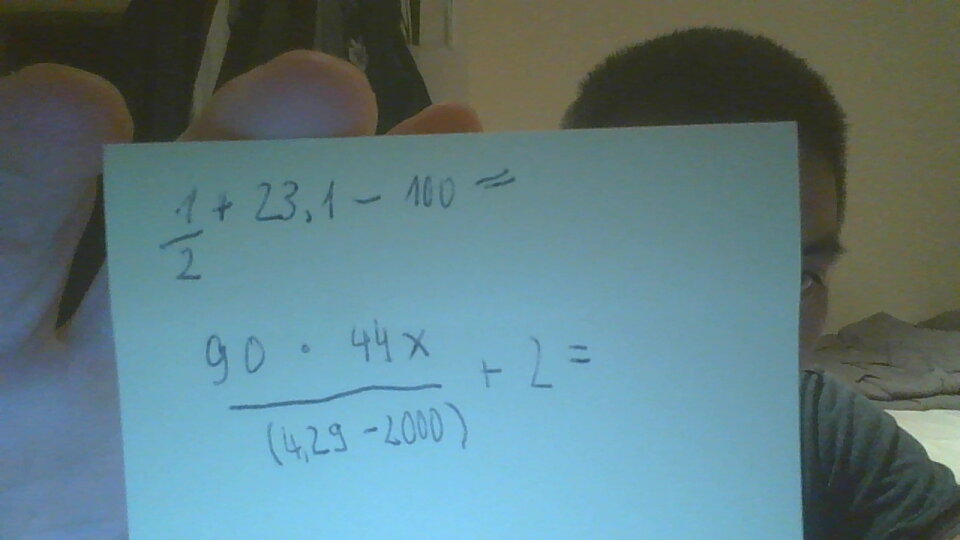
#> input picture sample.jpg, 960 x 540 px
$ python -i preprocessing.py   (imports and definitions only)
#> lines starting #> are read from the running program, lines starting #| are printed output that depends on the picture; after the words box and inside, x2 and y2 are one past the last pixel; in counts of white or black regions, pixels touching at a corner belong together
import cv2 as cv
import numpy as np


class PreProcessing:
    def convert_gray(self, img):
        return cv.cvtColor(img, cv.COLOR_BGR2GRAY)

    def gaussian_blur(self, img):
        return cv.GaussianBlur(img, (7, 7), 0)

    def median_blur(self, img):
        return cv.medianBlur(img, 3)

    def erode(self, img):
        kernel = np.ones((3, 3), np.uint8)
        return cv.erode(img, kernel, iterations=1)

    def dilate(self, img):
        kernel = np.ones((3, 3), np.uint8)
        return cv.dilate(img, kernel, iterations=1)

    def morph_open(self, img):
        kernel = np.ones((3, 3), np.uint8)
        return cv.morphologyEx(img, cv.MORPH_OPEN, kernel, iterations=1)

    def morph_close(self, img):
        kernel = np.ones((3, 3), np.uint8)
        return cv.morphologyEx(img, cv.MORPH_CLOSE, kernel, iterations=1)

    def morph_gradient(self, img):
        kernel = np.ones((3, 3), np.uint8)
        return cv.morphologyEx(img, cv.MORPH_GRADIENT, kernel)

    def adapt_binarize(self, img):
        # adaptive gaussian thresholding
        adaptBinarized = cv.adaptiveThreshold(img, 255, cv.ADAPTIVE_THRESH_GAUSSIAN_C,
                                              cv.THRESH_BINARY, 11, 2)
        return adaptBinarized

    def binarize(self, img):
        _, binarized = cv.threshold(img, 127, 255, cv.THRESH_BINARY)
        return binarized

    def medium_binarize(self, img):
        # We add a specialized threshold to binarize
        boundary = (np.amin(img) + np.amax(img)) / 2
        _, medianbinarized = cv.threshold(
            img, boundary, 255, cv.THRESH_BINARY)
        return medianbinarized

    def preprocess(self, grayscale):
        preprocessed = self.gaussian_blur(grayscale)
        preprocessed = self.morph_open(preprocessed)
        preprocessed = self.adapt_binarize(preprocessed)
        preprocessed = self.erode(preprocessed)
        return preprocessed

    # [6 lines left out: function custom_binarize, not called in this run]

    def preprocess_for_mask(self, img):
        preprocessed = self.convert_gray(img)
        preprocessed = self.gaussian_blur(preprocessed)
        preprocessed = self.morph_open(preprocessed)
        #preprocessed = self.morph_gradient(preprocessed)
        preprocessed = self.adapt_binarize(preprocessed)
        preprocessed = self.morph_close(preprocessed)
        return preprocessed

    def get_background_removal_mask(self, frame, kernelsize=20, iterating=10):
        # preprocessing for mask generation
        preprocessed = self.preprocess_for_mask(frame)

        # We try to remove any and all contours which connect to the border, because letters tend not to connect and most others do.
        # Create a black border. This is important for eroding and floodfilling later
        mask = cv.copyMakeBorder(
            preprocessed, 10, 10, 10, 10, cv.BORDER_CONSTANT, value=(0, 0, 0))

        # We erode to ensure that we don't miss isolated points
        # Please note that we erode the image so strongly, that it is no longer usefull.
        # Instead we use this to create a fairly good mask
        kernel = np.ones((kernelsize, kernelsize))
        mask = cv.erode(mask, kernel, iterating)

        # IMPORTANT: We use mediumbinarize not binarize here, because we have a high contrast image.
        # Using binarize would give contours to the outside contours, which we don't want.
        mask = self.medium_binarize(mask)

        # creating a mask for flood fill
        h = mask.shape[0]
        w = mask.shape[1]

        floodFillMask = np.zeros((h + 2, w + 2), np.uint8)

        # we flood fill the border, removing any and all contours near it. Ideally only unique features in the centre of the image remains
        cv.floodFill(mask, floodFillMask, (1, 1), 255)

        # We remove the border to ensure that our image has the same dimensions as it originally had
        mask = mask[10:h - 10, 10:w - 10]

        return mask

    def get_brightness_removal_mask(self, grayscale):
        average = grayscale.mean()
        mask = np.where(grayscale < average, 0, 255)
        return mask

    def background_contour_removal(self, frame):
        grayscale = self.convert_gray(frame)
        # preprocessing for clearer image
        preprocessed = self.preprocess(grayscale)
        # mask generation for background removal
        backgroundMask = self.get_background_removal_mask(frame)
        # apply mask on preprocessed image
        preprocessed = np.where(backgroundMask == 0, preprocessed, 255)

        # mask generation for brightness removal
        brightnessMask = self.get_brightness_removal_mask(grayscale)
        # apply mask on preprocessed image
        preprocessed = np.where(brightnessMask == 0, preprocessed, 255)

        return preprocessed

>>> import cv2
>>> picture = cv2.imread('sample.jpg')
#> picture is the input picture: shape (540, 960, 3); mean B, G, R 129.3, 124.1, 95.1
>>> result = PreProcessing().background_contour_removal(picture)
#> in convert_gray, `return cv.cvtColor(img, cv.COLOR_BGR2GRAY)`:
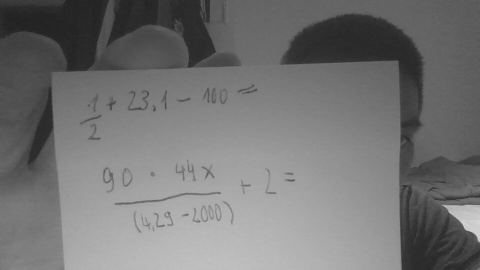
#> returned value: shape (540, 960) (shown at 1/2 size); min 30, max 217, mean 116
#> in adapt_binarize, `adaptBinarized = cv.adaptiveThreshold(img, 255, cv.ADAPTIVE_THRESH_GAU..`:
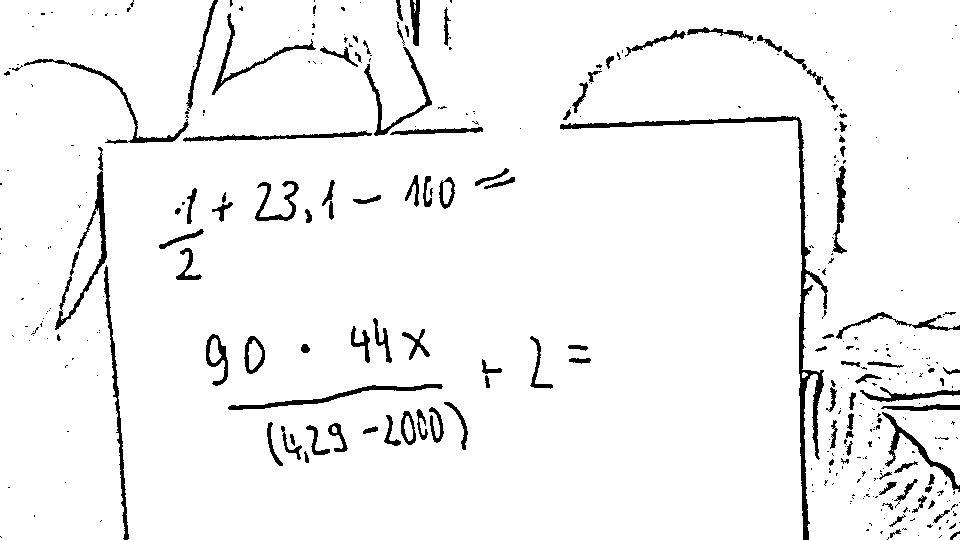
#> adaptBinarized: shape (540, 960); 95.3% white; 366 black regions (256 under 20 px), largest, box (x1, y1, x2, y2) and area: (560, 116, 828, 540) 3673, (55, 147, 107, 330) 1217, (104, 265, 129, 540) 999
#> in morph_close, `return cv.morphologyEx(img, cv.MORPH_CLOSE, kernel, iterations=1)`:
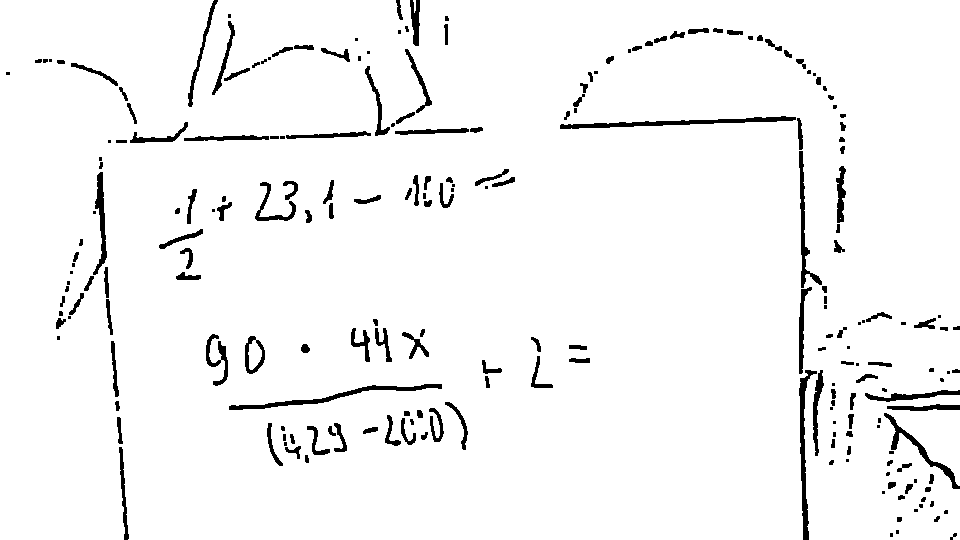
#> returned value: shape (540, 960); 95.9% white; 225 black regions (66 under 20 px), largest, box (x1, y1, x2, y2) and area: (560, 116, 796, 129) 1010, (229, 384, 442, 410) 925, (799, 370, 817, 540) 870
#> in get_background_removal_mask, `mask = cv.erode(mask, kernel, iterating)`:
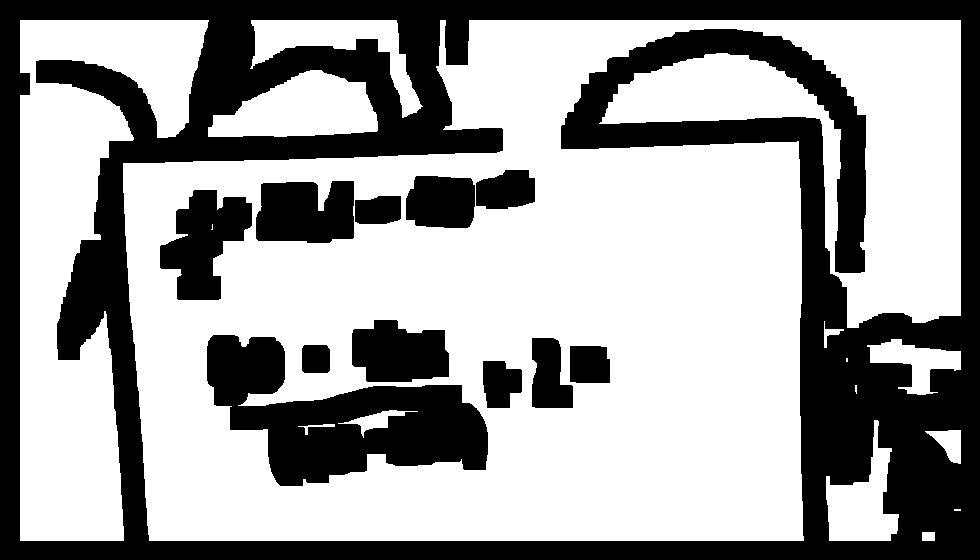
#> mask: shape (560, 980); 62.7% white; 12 black regions, largest, box (x1, y1, x2, y2) and area: (0, 0, 980, 560) 154716, (207, 335, 488, 486) 21523, (160, 190, 252, 300) 5971
#> in medium_binarize, `boundary = (np.amin(img) + np.amax(img)) / 2`: boundary = 127.5
#> in background_contour_removal, `preprocessed = np.where(backgroundMask == 0, preprocessed, 255)`:
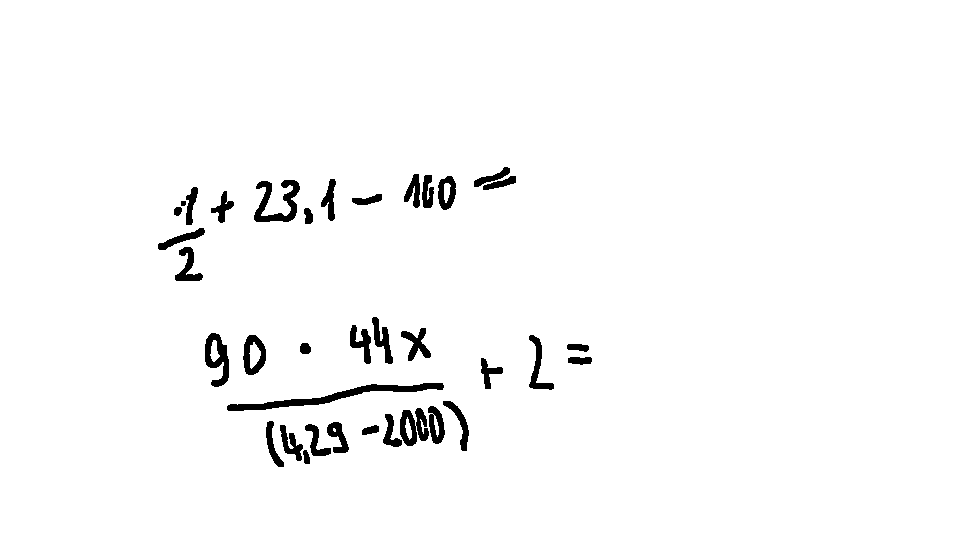
#> preprocessed: shape (540, 960); 97.6% white; 36 black regions, largest, box (x1, y1, x2, y2) and area: (227, 383, 444, 411) 1426, (254, 180, 300, 222) 872, (205, 333, 229, 387) 688
#> in get_brightness_removal_mask, `average = grayscale.mean()`: average = 116
#> in get_brightness_removal_mask, `mask = np.where(grayscale < average, 0, 255)`:
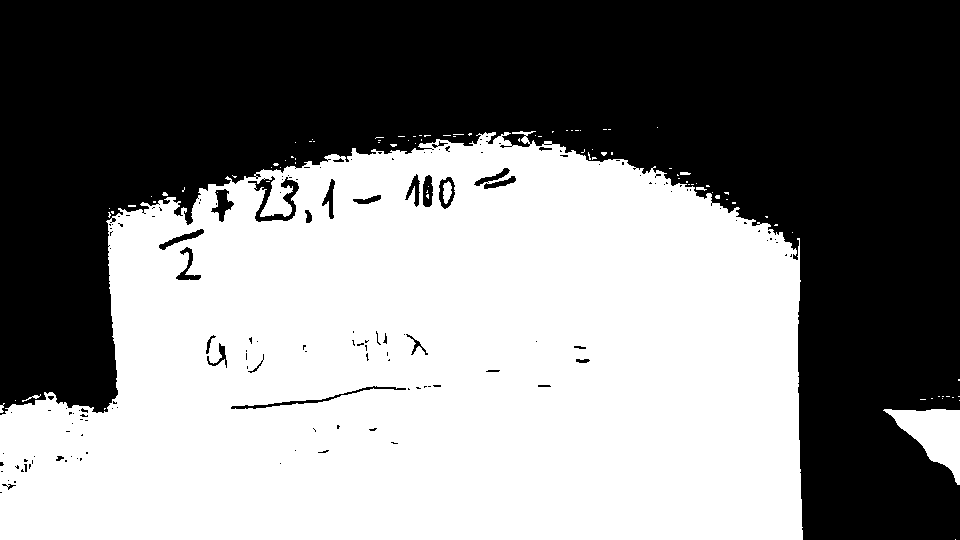
#> mask: shape (540, 960) int64; 51.2% white; 153 black regions (125 under 20 px), largest, box (x1, y1, x2, y2) and area: (0, 0, 960, 540) 248317, (248, 176, 299, 222) 758, (231, 386, 406, 409) 443
#> in background_contour_removal, `preprocessed = np.where(brightnessMask == 0, preprocessed, 255)`:
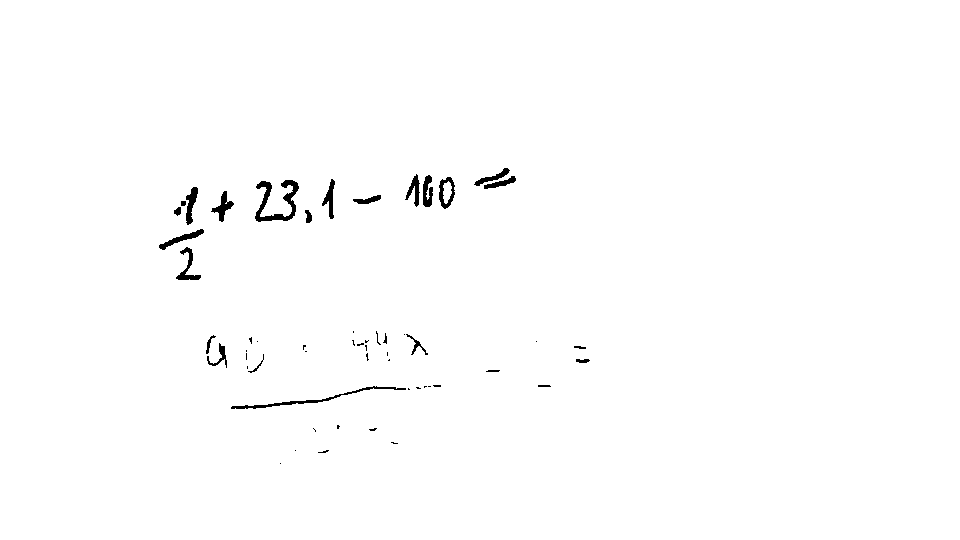
#> preprocessed: shape (540, 960); 99.2% white; 55 black regions (30 under 20 px), largest, box (x1, y1, x2, y2) and area: (255, 180, 299, 222) 669, (231, 386, 406, 409) 443, (176, 247, 201, 280) 255

$ run again, on Experiment1.jpg
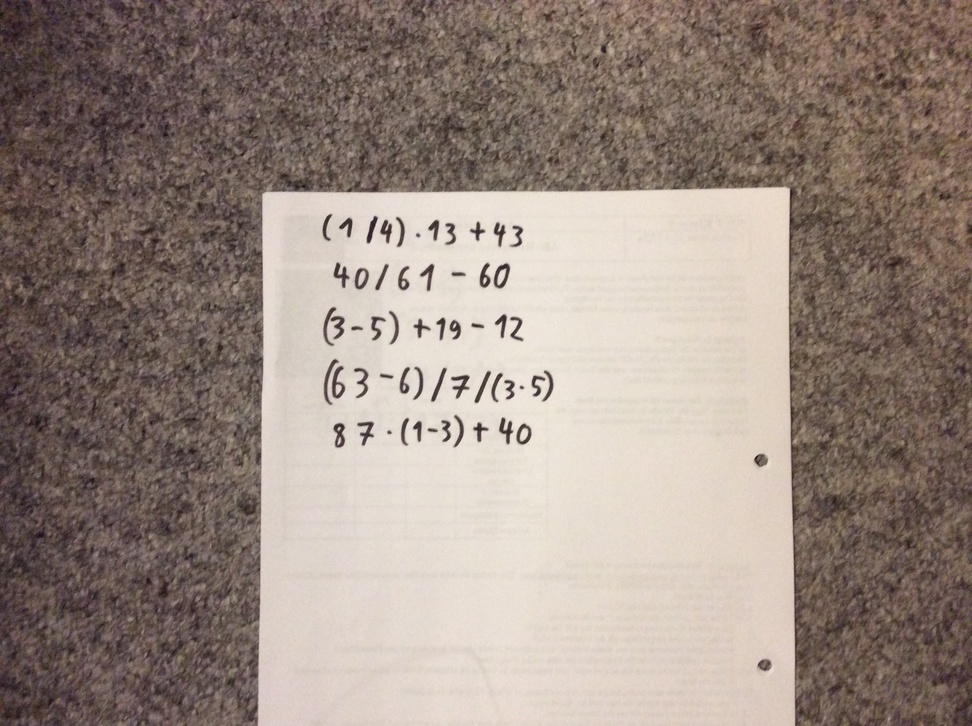
#> input picture Experiment1.jpg, 972 x 726 px, shrunk from 2592 x 1936 before the run
#> picture is the input picture: shape (726, 972, 3); mean B, G, R 129.4, 138.3, 153.4
#> in adapt_binarize, `adaptBinarized = cv.adaptiveThreshold(img, 255, cv.ADAPTIVE_THRESH_GAU..`:
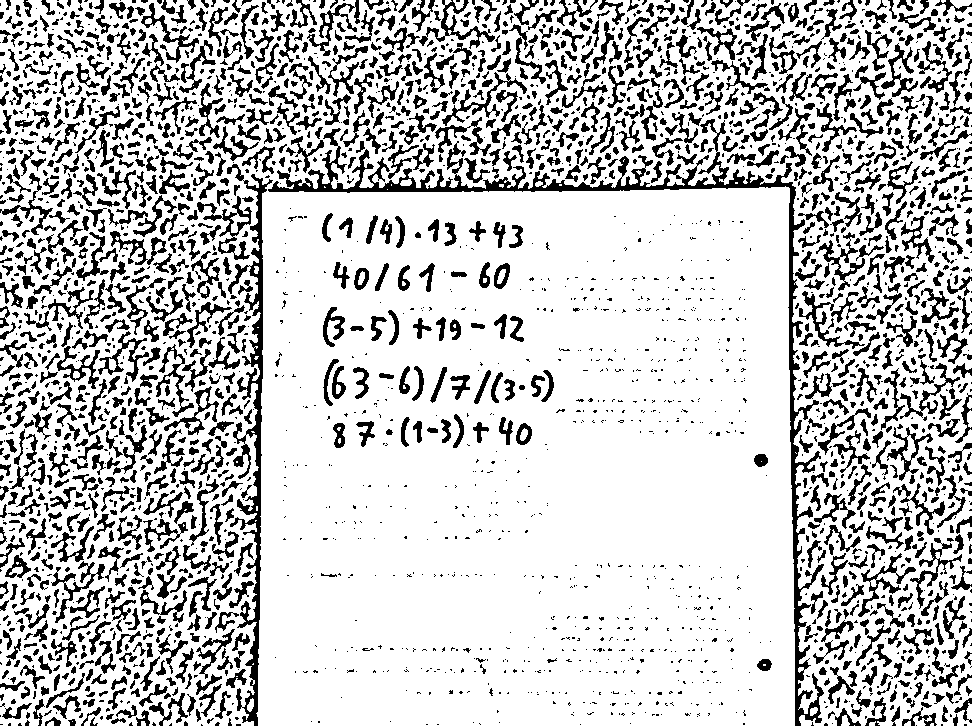
#> adaptBinarized: shape (726, 972); 77.9% white; 2995 black regions (1642 under 20 px), largest, box (x1, y1, x2, y2) and area: (268, 119, 824, 726) 10335, (227, 164, 273, 726) 5123, (197, 196, 252, 260) 850
#> boundary = 127.5
#> average = 141.8
#> in background_contour_removal, `preprocessed = np.where(brightnessMask == 0, preprocessed, 255)`:
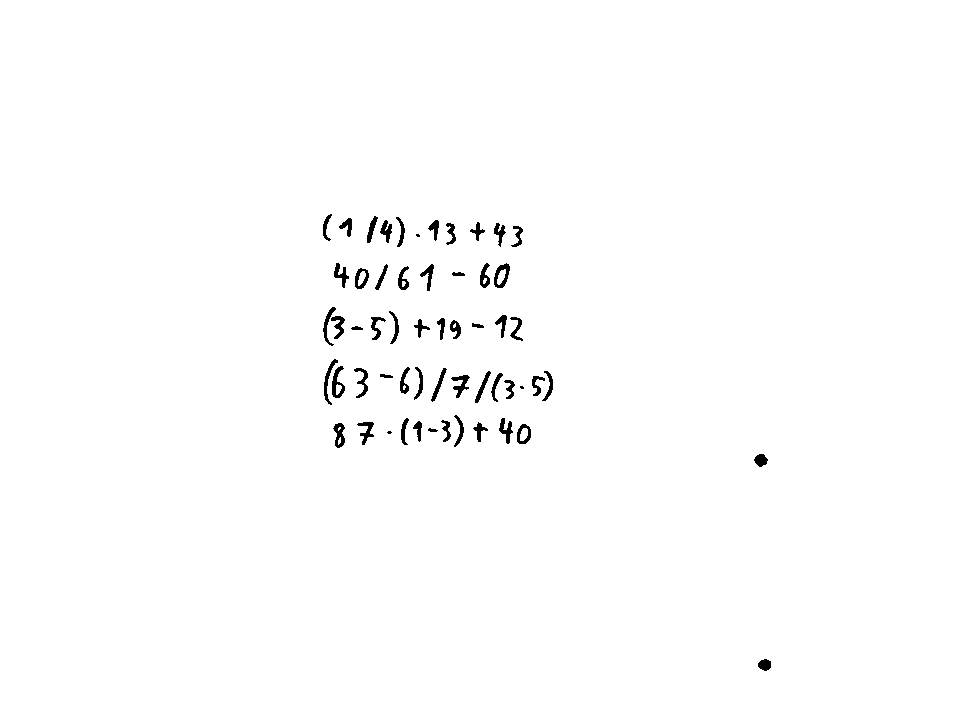
#> preprocessed: shape (726, 972); 99.1% white; 57 black regions (3 under 20 px), largest, box (x1, y1, x2, y2) and area: (332, 366, 345, 398) 202, (494, 263, 510, 288) 197, (451, 375, 470, 398) 184
